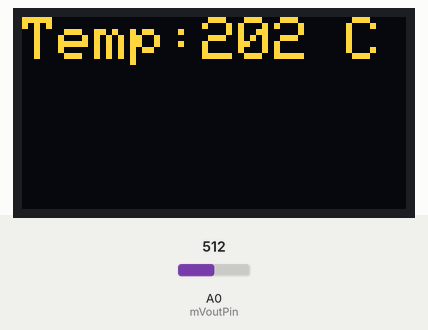
Bench run of a sketch on a simulated Arduino Uno, built with avr-gcc and run on an emulated ATmega328P. On the bench: 128×64 one-colour display. The inputs (shaded band) are chosen by the test bench; at power-on: A0 (mVoutPin) = 512. The OLED is the two-colour kind (top 16 rows yellow); the display library's start-up logo is not drawn; what the sketch prints to the serial monitor is not drawn.

Above: at 3.7 s.
3.8 s: A0 (mVoutPin) set to 514
At 6.7 s:
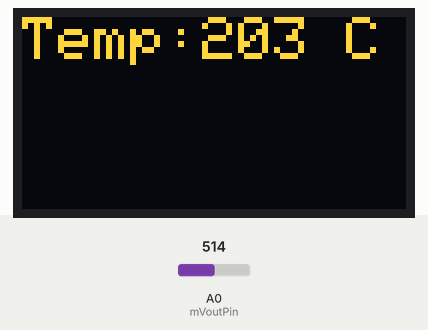
6.8 s: A0 (mVoutPin) set to 716
At 9.3 s:
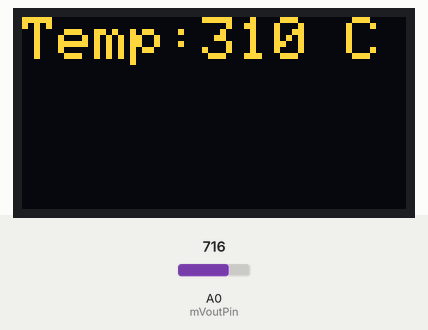
9.6 s: A0 (mVoutPin) set to 900
At 10.8 s:
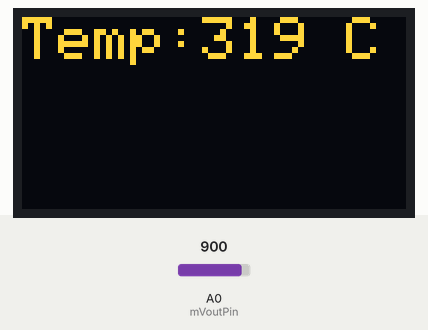
Timing chart, 0 to 12.6 s (numbered marks = the images above; inputs shaded):
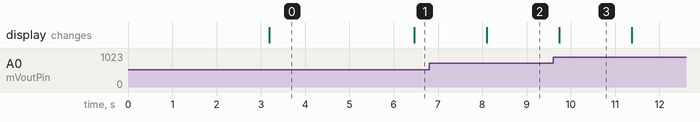

The sketch:

makeKuc-sSerial-at3.ino
```cpp
/*
 SoftwareSerial
 ATmega328: LM60BIZ Sensor,
 OLED display Driver
*/
#include <SoftwareSerial.h>
#include <SPI.h>
#include <Wire.h>
#include <Adafruit_GFX.h>
#include <Adafruit_SSD1306.h>

SoftwareSerial mySerial(5, 6); /* RX:D5, TX:D6 */
#define OLED_RESET 4
Adafruit_SSD1306 display(OLED_RESET);

#define NUMFLAKES 10
#define XPOS 0
#define YPOS 1
#define DELTAY 2

#define LOGO16_GLCD_HEIGHT 16
#define LOGO16_GLCD_WIDTH  16
static const unsigned char PROGMEM logo16_glcd_bmp[] =
{ B00000000, B11000000,
  B00000001, B11000000,
  B00000001, B11000000,
  B00000011, B11100000,
  B11110011, B11100000,
  B11111110, B11111000,
  B01111110, B11111111,
  B00110011, B10011111,
  B00011111, B11111100,
  B00001101, B01110000,
  B00011011, B10100000,
  B00111111, B11100000,
  B00111111, B11110000,
  B01111100, B11110000,
  B01110000, B01110000,
  B00000000, B00110000 };

//define
const int mVoutPin = 0;
uint32_t mTimerTmp;

//
long convert_Map(long x, long in_min, long in_max, long out_min, long out_max) {
  return (x - in_min) * (out_max - out_min) / (in_max - in_min) + out_min;
}
//
// reading LM60BIZ
int getTempNum(){
  int iRet=0;
  float fSen  = 0;
  unsigned long reading  = 0;
  for (int i=0; i<10; i++) {
    int  iTmp = analogRead(mVoutPin);
//Serial.print("get.iTmp=");
//Serial.println(iTmp);
    reading  += iTmp;
    delay(100);
  }
  int SValue= reading / 10;
  int voltage=convert_Map(SValue, 0, 1000, 0,3300);  // V
Serial.print("SValue=");
Serial.print(SValue);
Serial.print(" , voltage=");
Serial.println(voltage);
  int iTemp = (voltage - 424) / 6.25; //電圧値を温度に変換, offset=425
  iRet= iTemp;

  return iRet;
}
//
//void display_OLED(String sTmp, String sHum ){
void display_OLED(String sTmp ){
  sTmp="Temp:"+ sTmp+ " C";
  //sHum="Hum :"+ sHum+ " %";

  display.setTextSize(2);
  display.setCursor(0,0);
  display.setTextColor(WHITE);
  display.println( sTmp );
  //display.println( sHum );
  display.display();
  //delay(2000);
  delay(500);
  display.clearDisplay();
}

//
void setup() {
  Serial.begin(9600);
  mySerial.begin( 9600 );
  Serial.println("# Start-setup");
  //
  display.begin(SSD1306_SWITCHCAPVCC, 0x3C);  // initialize with the I2C addr 0x3D (for the 128x64)
  display.display();
  delay(2000);
  display.clearDisplay();
}

//
void loop() {
  delay( 100 );
  int iNum=0;
  if (millis() > mTimerTmp) {
      mTimerTmp = millis()+ 500;
      int itemp= getTempNum();
      //OLED
      String sTemp=String(itemp);
//      String sHum= "63";
      display_OLED(sTemp );
      //sSerial
     int iD1=int(itemp );
     char cD1[8+1];
  //   char cD2[8+1];
     sprintf(cD1 , "d1%06d", iD1);
     mySerial.print( cD1 );
Serial.print("cD1=");
Serial.println(cD1  );
  }

}
```

Measured:
- the behaviour switches between 513 and 514 on A0 (mVoutPin) (found by bisection; images 0 and 1)
- after the input at 3.8 s, the display: changes after 2.7 s (image 1)
- after the input at 6.8 s, the display: changes after 1.3 s (image 2)
- after the input at 9.6 s, the display: changes after 0.14 s (image 3)
- what the display in image 3 shows lasts 1.7 s, from 9.7 s to 11.4 s
